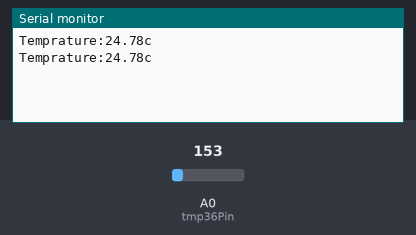
Bench run of a sketch on a simulated Arduino Uno, built with avr-gcc and run on an emulated ATmega328P. On the bench: the last lines printed to the serial monitor. Inputs (shaded band) come from the test bench; at power-on: A0 (tmp36Pin) = 153.

Above: at 1.8 s.
1.9 s: A0 (tmp36Pin) set to 165
At 2.8 s:
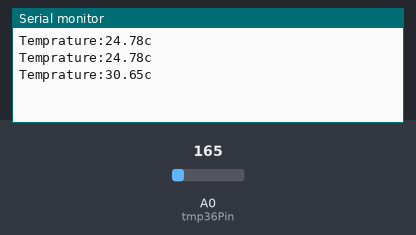
3.4 s: A0 (tmp36Pin) set to 175
At 4.8 s:
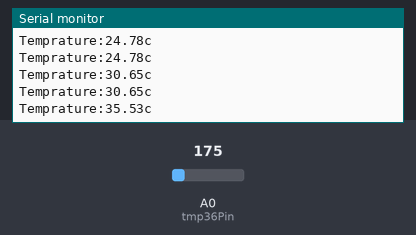
Timing chart, 0 to 6.4 s (numbered marks = the images above; inputs shaded):
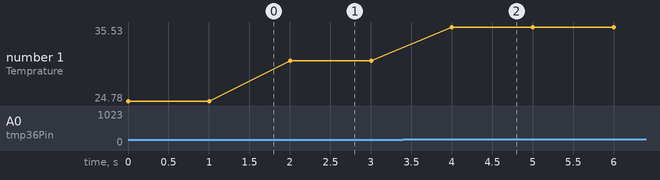

The sketch:

iot_prac9.ino
```cpp
const int tmp36Pin=A0;
void setup() {
  // put your setup code here, to run once:
Serial.begin(9600);
}

void loop() {
  // put your main code here, to run repeatedly:
int sensorValue=analogRead(tmp36Pin);
float voltage=sensorValue*(5.0/1023.0);
float tempC=(voltage-0.5)*100;
Serial.print("Temprature:");
Serial.print(tempC);
Serial.println("c");
delay(1000);
}
```

Measured:
- after the input at 1.9 s, the serial monitor: prints a new line after 0.10 s (image 1)
- after the input at 3.4 s, the serial monitor: prints a new line after 0.60 s (image 2)
- plotted number 1: 24.78 → 30.65 after the input at 1.9 s, 30.65 → 35.53 after the input at 3.4 s
